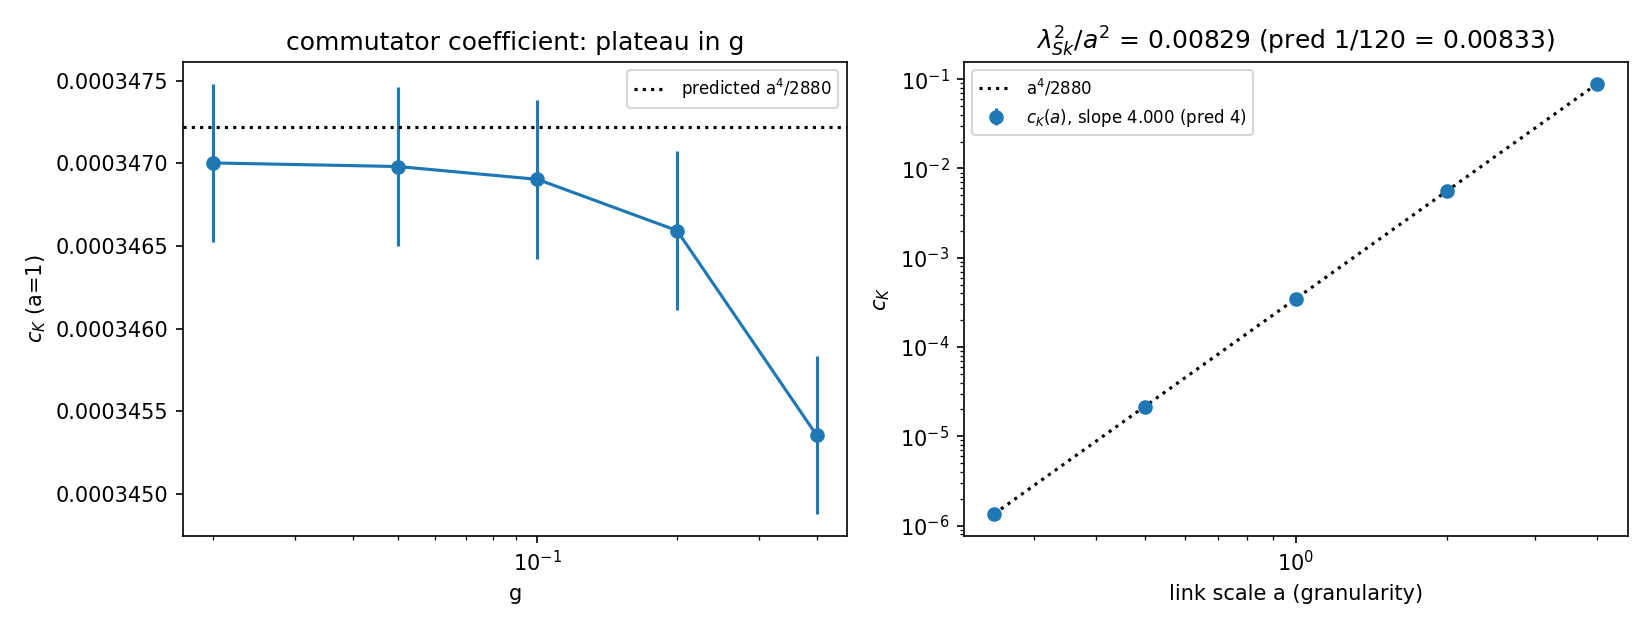

Source code (Python):
"""SC3 -- the emergent coefficient: constancy in g, scaling with granularity.

Two measurements (pre-registered expectations in parentheses):
  1. c_K(g) plateau: the commutator coefficient extracted at several g is
     constant as g->0 (the operator coefficient is well-defined; departure ~g^2).
  2. granularity scaling: c_K(a) ~ a^4 per link (slope 4 in log-log), and the
     emergent Skyrme LENGTH lambda_Sk^2 = (c_K per unit K)/(c_2 per unit TrG)
     = a^2/120 (slope 2): the stabiliser length scale IS the granularity.

Cross-relation hook (Ataque 6): the same granularity scale that fixes G ~ 1/K
(D3D audit) fixes lambda_Sk = a/sqrt(120) -- one scale, two sectors.
"""

from __future__ import annotations

import json
import sys
from pathlib import Path

import matplotlib

matplotlib.use("Agg")
import matplotlib.pyplot as plt
import numpy as np

sys.path.insert(0, str(Path(__file__).resolve().parent))
import sc_core as sc

N_DIR = 200_000
N_SEEDS = 20
G_LIST = [0.02, 0.05, 0.1, 0.2, 0.4]
A_LIST = [0.25, 0.5, 1.0, 2.0, 4.0]
_, _, K_B_UNIT = sc.invariants(sc.config_B(1.0))        # = 6 per unit g^4


def c_K(g, a_link, dirs):
    """Commutator coefficient from the A/B residual difference (per unit K)."""
    rA = sc.quartic_residual(sc.config_A(g), dirs, a_link) / g ** 4
    rB = sc.quartic_residual(sc.config_B(g), dirs, a_link) / g ** 4
    return (rB - rA) / K_B_UNIT


def main():
    # ---- 1. plateau in g (a=1), 20 seeds ----------------------------------- #
    plateau = []
    for g in G_LIST:
        vals = []
        for seed in range(N_SEEDS):
            rng = np.random.default_rng(3000 + seed)
            dirs = sc.isotropic_directions(N_DIR, rng)
            vals.append(c_K(g, 1.0, dirs))
        plateau.append(sc.seed_stats(vals))
    pred_cK_a1 = 1.0 / 2880.0

    # ---- 2. scaling with the link scale a (g small fixed), 20 seeds -------- #
    scaling = []
    for a in A_LIST:
        g = 0.05 / a                       # keep a*g fixed -> same numerical regime
        vals = []
        for seed in range(N_SEEDS):
            rng = np.random.default_rng(4000 + seed)
            dirs = sc.isotropic_directions(N_DIR, rng)
            vals.append(c_K(g, a, dirs))
        scaling.append(sc.seed_stats(vals))
    loga = np.log(A_LIST)
    logc = np.log([s["mean"] for s in scaling])
    slope_cK = float(np.polyfit(loga, logc, 1)[0])

    # lambda_Sk^2 = c_K / c_2 with c_2 = a^2/24 per unit TrG (per link)
    lam2 = [s["mean"] / (a ** 2 / 24.0) for s, a in zip(scaling, A_LIST)]
    slope_lam2 = float(np.polyfit(loga, np.log(lam2), 1)[0])
    pred_lam2_over_a2 = 1.0 / 120.0

    payload = {
        "params": {"n_dirs": N_DIR, "n_seeds": N_SEEDS, "g_list": G_LIST,
                   "a_list": A_LIST},
        "plateau_g": {"g": G_LIST, "c_K": plateau,
                      "predicted_a1": pred_cK_a1},
        "scaling_a": {"a": A_LIST, "c_K": scaling,
                      "slope_loglog": slope_cK, "predicted_slope": 4.0,
                      "lambda_Sk2_over_a2": [l / a ** 2 for l, a in
                                             zip(lam2, A_LIST)],
                      "predicted_lambda_Sk2_over_a2": pred_lam2_over_a2,
                      "slope_lambda2": slope_lam2,
                      "predicted_slope_lambda2": 2.0},
        "cross_relation_note": (
            "lambda_Sk = a/sqrt(120): the emergent Skyrme length is the "
            "granularity. The same scale enters G ~ 1/K (D3D). Dimensionless "
            "cross-ratio for Ataque 6: lambda_Sk^2 * K_rigidity ~ const."),
    }
    sc.save_json("SC3_coefficient.json", payload)

    fig, (ax1, ax2) = plt.subplots(1, 2, figsize=(11, 4.2))
    means = [s["mean"] for s in plateau]
    sems = [s["sem"] for s in plateau]
    ax1.errorbar(G_LIST, means, yerr=sems, fmt="o-", color="tab:blue")
    ax1.axhline(pred_cK_a1, color="k", ls=":", label="predicted a$^4$/2880")
    ax1.set_xscale("log")
    ax1.set_xlabel("g")
    ax1.set_ylabel(r"$c_K$ (a=1)")
    ax1.set_title("commutator coefficient: plateau in g")
    ax1.legend(fontsize=8)

    ax2.errorbar(A_LIST, [s["mean"] for s in scaling],
                 yerr=[s["sem"] for s in scaling], fmt="o", color="tab:blue",
                 label=f"$c_K(a)$, slope {slope_cK:.3f} (pred 4)")
    aa = np.linspace(min(A_LIST), max(A_LIST), 50)
    ax2.plot(aa, aa ** 4 / 2880.0, "k:", label="a$^4$/2880")
    ax2.set_xscale("log")
    ax2.set_yscale("log")
    ax2.set_xlabel("link scale a (granularity)")
    ax2.set_ylabel(r"$c_K$")
    ax2.set_title(f"$\\lambda^2_{{Sk}}/a^2$ = {np.mean([l/a**2 for l, a in zip(lam2, A_LIST)]):.5f} "
                  f"(pred 1/120 = {1/120:.5f})")
    ax2.legend(fontsize=8)
    fig.tight_layout()
    fig.savefig(Path(__file__).resolve().parent / "SC3_coefficient.png", dpi=150)

    print(json.dumps({"plateau_means": means,
                      "scaling_slope": slope_cK,
                      "lambda2_over_a2": payload["scaling_a"]["lambda_Sk2_over_a2"],
                      "slope_lambda2": slope_lam2}, indent=2))


if __name__ == "__main__":
    main()
